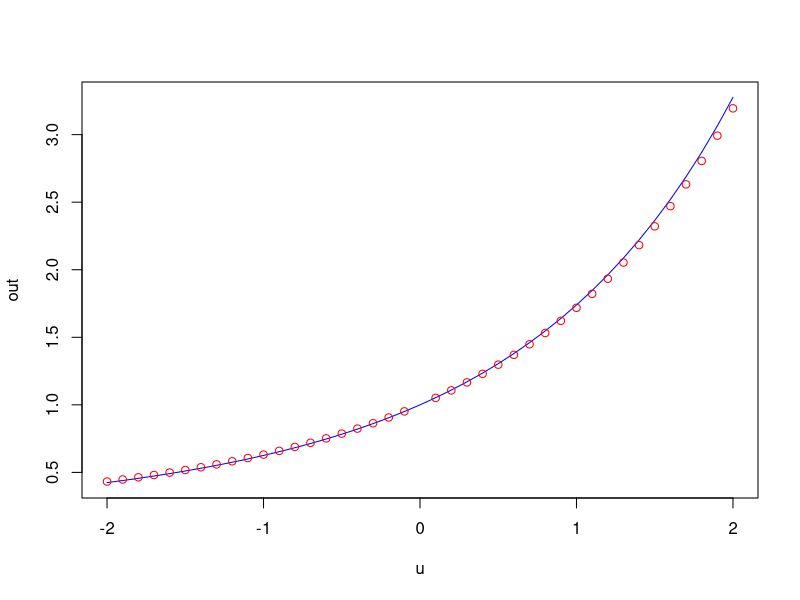

Write the R code that produced this figure.
# Draw T uniform samples from U(0,1)

T<-1000
#T<-5
a<-0
b<-1

data<-runif(T,a, b)

# Generate uniform list between (-2,2)
#u<-seq(-2,2,.01)
u<-seq(-2,2,.1)


mgf_mc<-function(data, u_i){
n=length(data)
return ((1/n)*sum(exp(data*u_i)))
                }

# Actual MGF
# Taken from wikipedia
mgf<-function(u_i,a,b){
    return (
        (exp(u_i*b)-exp(u_i*a))/(u_i*(b-a))
        )
        }
mgf(u_i=1,a,b)



actual_mgf<-sapply(u,mgf,a=a,b=b)

out<-vector()
for (i in 1:length(u)){
    u_i=u[i]
    out<-c(out, mgf_mc(data,u_i))
            }

plot(u,out, type='l', col='blue')
points(u,actual_mgf, col='red')


